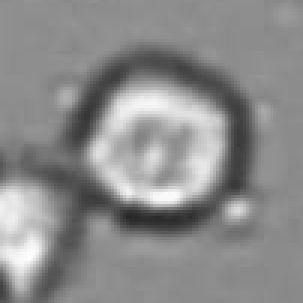
%> input picture Good/Good1.bmp, 101 x 101 px (shown 3 times larger); its folder holds only this picture in this run
$ octave CellDetect.m   (GNU Octave 9; MATLAB toolbox functions it lacks are replaced by stand-ins)
%> lines starting %> are read from the running program, lines starting %| are printed output that depends on the picture
clear all;
close all;
clc;

%% Bestimme ("ideale") Zellmaske

% Beispielbilder laden und als (dreidimensionale) Matrix abspeichern
dir = './Good/';
n_img = 150;

pos_images = [];
for im = 1:n_img
    filename = cat(2, dir, 'Good', num2str(im), '.bmp');
    if exist(filename, 'file')
        pos_images = cat(3, pos_images, im2double(imread(filename)));
%> pos_images: size 101x101 double; min 0.157, max 0.992, mean 0.547
    end
end


% Bestimmung einer "durchschnittlichen" Zelle aus den Beispielbildern
% Hinweis: imadjust kann den Kontrast in diesem Bild verbessern


% TODO

mean_cell = mean(pos_images, 3);
mean_cell = imadjust(mean_cell);
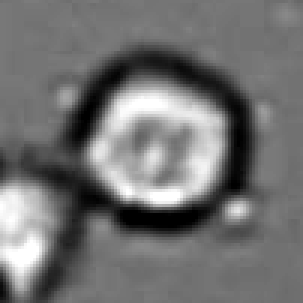
%> mean_cell: size 101x101 double (shown 3 times larger); min 0, max 1, mean 0.448

% Histogramm bestimmen
% Befehl: imhist


% TODO
figure;
imhist(mean_cell);
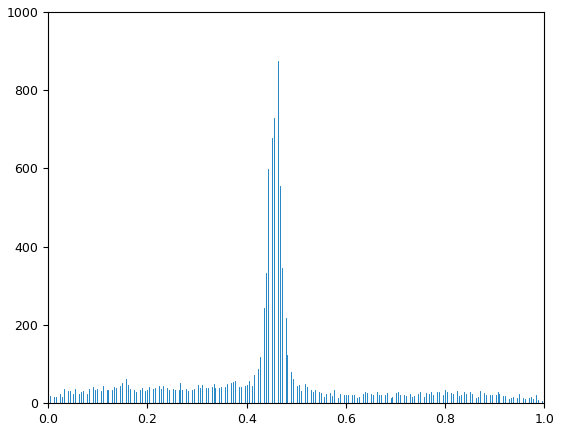
%> figure redrawn from the program's plot data; highest point at x = 0.463, y = 874


% Schwellwerte aus Histogramm bestimmen (manuell oder automatisch) und
% Zellen-Labelbild aus der Durchschnittszelle definieren, z.B.
% Wert  1 - Zellkern (helle Bereiche)
% Wert -1 - Zellwand (dunkle Bereiche)
% Wert  0 - übrige Bereiche


% TODO
c_min = 0.45;
c_max = 0.55;
cell_mask(mean_cell > c_max) = 1;
cell_mask(mean_cell < c_min) = -1;
cell_mask(mean_cell >= c_min & mean_cell <= c_max) = 0;

%% Bestimmung der Verteilungsfunktionen
%  Als Merkmal wird die Differenz des mittleren Grauwerts von Zellkern und
%  Zellwand verwendet. Es wird die Annahme getroffen dieses Merkmal ist
%  normalverteilt.

% Merkmal für die positiven Beispiele bestimmen, d.h. in jedem Beispielbild
% wird der Mittelwert im Bereich des Zellkerns und der Zellwand bestimmt
% und abschließend voneinander abgezogen.
% Die entsprechenden Bereiche sind durch die definierte Zellmaske gegeben.

good_features = zeros(1, size(pos_images, 3));
for it = 1:size(pos_images, 3)
    im = pos_images(:, :, it);

    % TODO
    nucleus_mean = mean(im(cell_mask == 1));
    wall_mean = mean(im(cell_mask == -1));
    good_features(it) = nucleus_mean - wall_mean;
end

% Bestimme Mittelwert und Varianz der postiven Beispiele


% TODO
mu = mean(good_features);
sigma = var(good_features);
std_pos = std(good_features);


% Merkmal für die negativen Beispiele bestimmen.
dir = './Bad/';
n_img = 460;

neg_images = [];
for im = 1:n_img
    filename = cat(2, dir, 'Bad', num2str(im), '.bmp');
    if exist(filename, 'file')
        neg_images = cat(3, neg_images, im2double(imread(filename)));
    end
end


bad_features = zeros(1, size(neg_images, 3));
for it = 1:size(neg_images, 3)
    im = neg_images(:, :, it);


    % TODO
    nucleus_mean = mean(im(cell_mask == 1));
    wall_mean = mean(im(cell_mask == -1));
    bad_features(it) = nucleus_mean - wall_mean;
end

% Bestimme Mittelwert und Varianz der negativen Beispiele


% TODO
mu_bad = mean(bad_features);
sigma_bad = var(bad_features);
std_bad = std(bad_features);

%% Schwellwert für die Klassifikation bestimmen

% Verteilungen (positive und negative Beispiele) plotten


% TODO
figure;
hold on;
histogram(good_features);
histogram(bad_features);


% Schwellwert bestimmen, der eine (optimale) Trennung zwischen Zelle und
% Hintergrund auf der Basis des Merkmals angibt und im Plot markieren


    % TODO

threshold = 0.1;
xline(threshold, "green");
hold off;

%% Bild(ausschnitte) klassifizieren und gefundene Zellen markieren

% Testbild laden
img = im2double(rgb2gray(imread('CellDetectPreFreeze.jpg')));


% Bild mit einem "Sliding Window" absuchen und Zellen über die Differenz des
% mittleren Grauwerts der maskierten Zellbestandteile und den Schwellwert detektieren.
% Zur Beschleunigung ist es ausreichend, das Fenster in 5er-Schritten weiterzuschieben.


% TODO
%% Classify test image
[rows, cols] = size(img);
window_size = size(mean_cell);
step_size = 2;

h = figure;
ax = axes(h);
imshow(img, 'Parent', ax);
hold(ax, 'on');
for i = 1:step_size:rows-window_size(1)
    for j = 1:step_size:cols-window_size(2)
        window = img(i:i+window_size(1)-1, j:j+window_size(2)-1);
        nucleus_mean = mean(window(cell_mask == 1));
        wall_mean = mean(window(cell_mask == -1));
        feature = nucleus_mean - wall_mean;

        if feature > threshold
            plot(ax, j + (window_size(1) / 2), i + (window_size(2) / 2), 'rp', 'MarkerFaceColor','g');
        end
    end
end
hold(ax, 'off');

% Bild und gefundene Zellen darstellen


% TODO
% Display results
